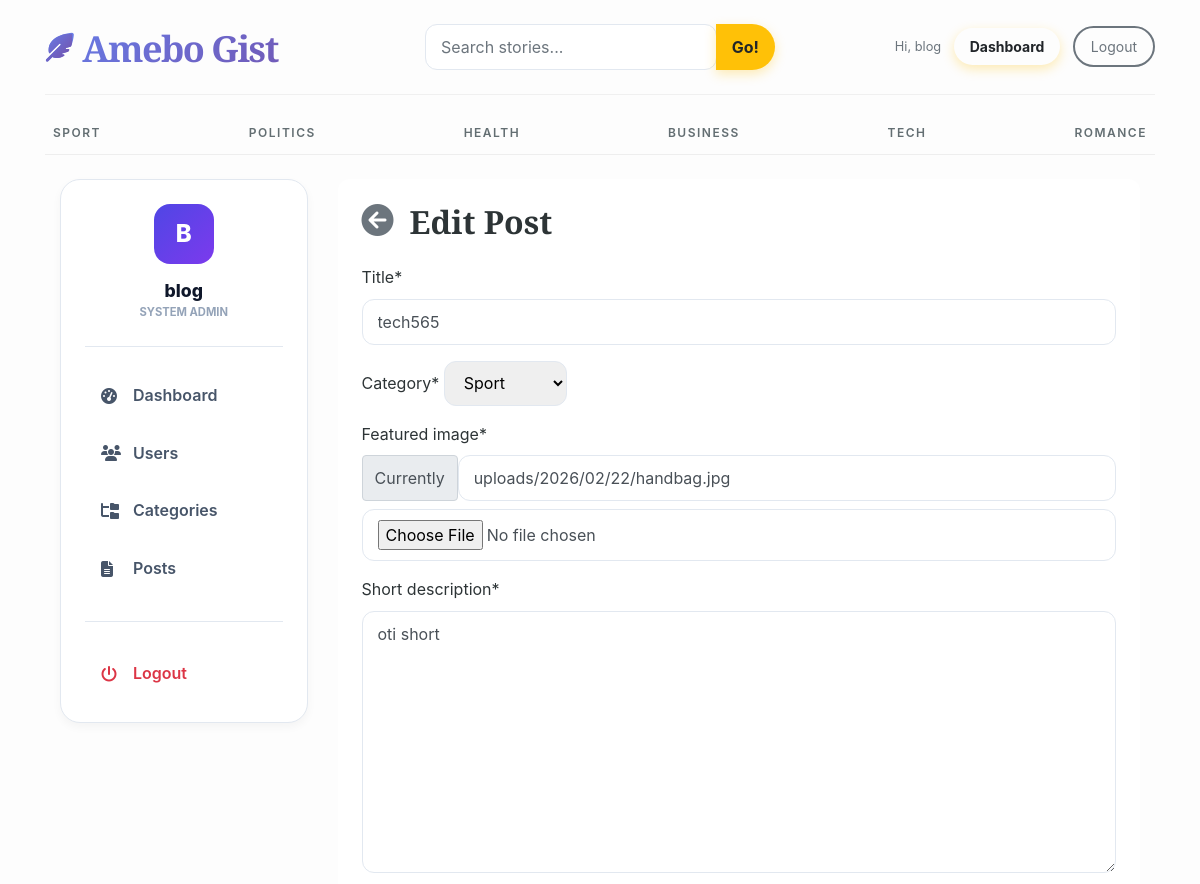
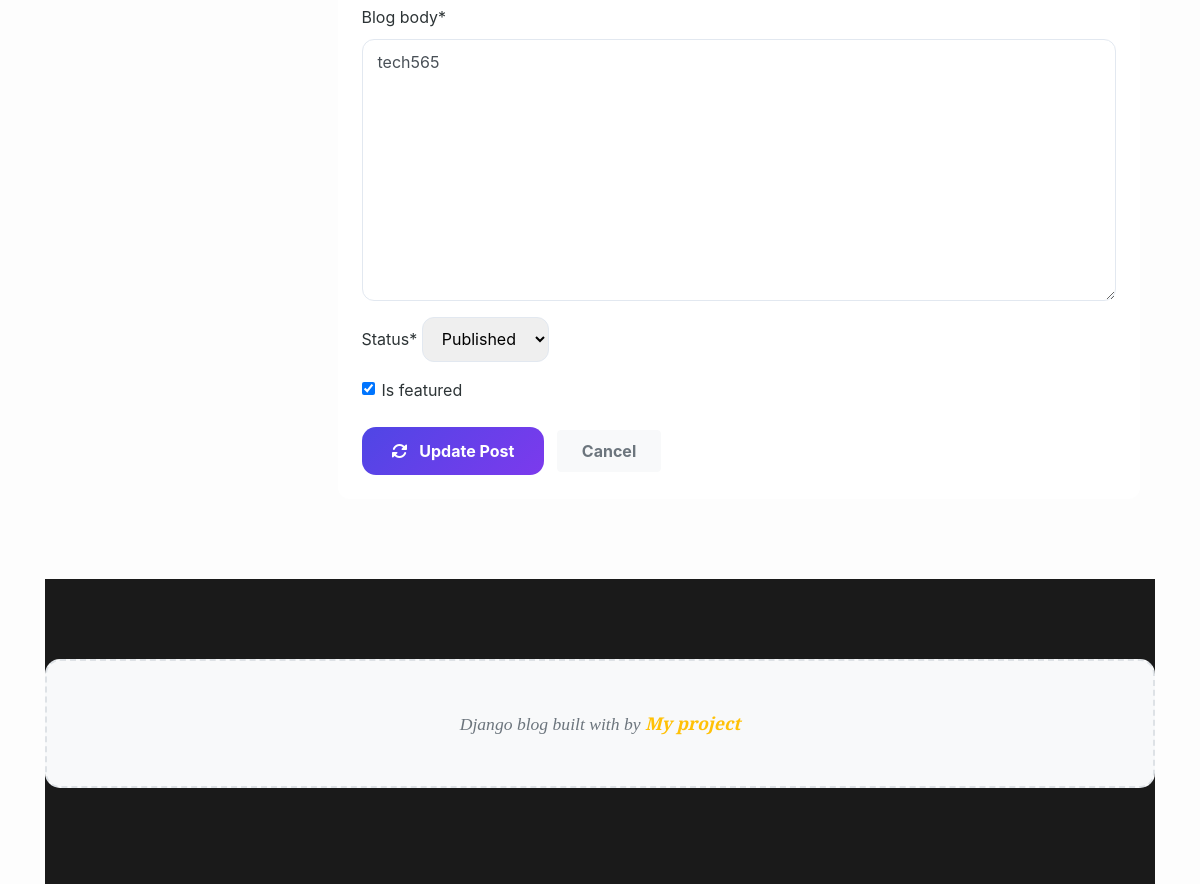
Page /dashboard/posts/edit/1/ (signed in) on the committed database (2 pictures, top to bottom).
### blogs/models.py (models this page shows, shortened)
class Category(models.Model):
    category_name = models.CharField(max_length=50, unique=True)
    created_at = models.DateTimeField(auto_now_add=True)
    updated_at = models.DateTimeField(auto_now=True)
    class Meta:
        verbose_name_plural = 'Categories'
    def __str__(self):
        return self.category_name

class Blog(models.Model):
    title = models.CharField(max_length=100)
    slug = models.SlugField(max_length=100, unique=True, null=True, blank=True)
    category = models.ForeignKey(Category, on_delete=models.CASCADE)
    author = models.ForeignKey('auth.User', on_delete=models.CASCADE)
    featured_image = models.ImageField(upload_to='uploads/%Y/%m/%d/')
    short_description = models.TextField(max_length=100)
    blog_body = models.TextField()
    status = models.CharField(max_length=20, choices=STATUS_CHOICES, default='Draft')
    is_featured = models.BooleanField(default=False)
    created_at = models.DateTimeField(auto_now_add=True)
    updated_at = models.DateTimeField(auto_now=True)

### dashboards/views.py (the view, shortened to what this page needs)
# urls.py: path('posts/edit/<int:id>/', views.edit_post, name='edit_post'),
@login_required(login_url='login')
def edit_post(request, id):
    post = get_object_or_404(Blog, id=id)
    form = BlogForm(instance=post)
    context = {
        'form': form,
        'post': post,
    }
    return render(request, 'dashboards/edit_post.html', context)

### dashboards/forms.py
class BlogForm(forms.ModelForm):
    class Meta:
        model = Blog
        fields = ('title', 'category', 'featured_image', 'short_description', 'blog_body', 'status', 'is_featured')

### blogs/context_processors.py (called while the page is built)
def get_categories(request):
    categories = Category.objects.all()
    return dict(categories=categories)

def get_social_links(request):
    social_links = SocialLink.objects.all()
    return dict(social_links=social_links)

def get_about(request):
    about = About.objects.all().first()
    return dict(about=about)

### templates/dashboards/edit_post.html (shortened to what this page needs)
{% extends 'base.html' %} {% load crispy_forms_tags %} {% block content %}
<div class="container-fluid mt-4">
  <div class="row">
    <div class="col-lg-3">{% include 'dashboards/sidebar.html' %}</div>
    <div class="col-lg-9">
      <div class="card shadow-sm border-0 rounded-4">
        <div class="card-body p-4">
          <div class="d-flex align-items-center mb-4">
            <a href="{% url 'posts' %}" class="text-muted mr-3" title="Back">
              <i class="fa-solid fa-circle-arrow-left fa-2x"></i>
            </a>
            <h2 class="font-weight-bold mb-0">Edit Post</h2>
          </div>
          <form
            action="{% url 'edit_post' post.id %}"
            method="POST"
            enctype="multipart/form-data"
          >
            {{ form | crispy }}
            <div class="mt-4">
              <button type="submit" class="btn btn-submit">
                <i class="fa-solid fa-rotate mr-2"></i> Update Post
              </button>
              <a
                href="{% url 'posts' %}"
                class="btn btn-light ml-2 p-2 px-4 rounded-lg font-weight-bold text-muted"
                >Cancel</a
              >
            </div>
          </form>
        </div>
      </div>
    </div>
  </div>
</div>
{% endblock %}

### templates/base.html (shortened to what this page needs)
 {% load static %}
<!DOCTYPE html>
<html lang="en">
<head>
    <link href="https://getbootstrap.com/docs/4.0/dist/css/bootstrap.min.css" rel="stylesheet">
    <link rel="stylesheet" href="https://cdnjs.cloudflare.com/ajax/libs/font-awesome/6.4.0/css/all.min.css">
    <link href="{% static 'css/blog.css' %}" rel="stylesheet">
  </head>
<body>
    <div class="container">
      <header class="blog-header py-3">
        <div class="row flex-nowrap justify-content-between align-items-center">
          <div class="col-6 col-md-4 pt-1">
            <a class="blog-header-logo" href="/">
                <i class="fa-solid fa-feather-pointed logo-icon"></i>
                <span class="d-inline-block">Amebo Gist</span>
            </a>
          </div>
          <div class="col-md-4 d-none d-md-block" style="text-align: center;">
            <form action="{% url 'search' %}" method="get">
              <div class="input-group">
                <input class="form-control search-form-control" type="text" name="keyword" value="{{ keyword }}" placeholder="Search stories..." aria-label="Search" />
                <div class="input-group-append">
                  <button type="submit" class="btn btn-warning rounded-pill px-3 ml-n5" style="z-index: 5;">Go!</button>
                </div>
              </div>
            </form>
          </div>
          <div class="col-6 col-md-4 d-flex justify-content-end align-items-center">
            <div class="header-auth-buttons">
                {% if user.is_authenticated %}
                    <span class="text-muted small mr-2 d-none d-lg-inline">Hi, {{ user.username }}</span>
                    <a class="btn btn-sm btn-warning rounded-pill px-3 mr-2" href="{% url 'dashboard' %}" style="background: var(--primary-gradient); border: none; font-weight: 700;">Dashboard</a>
                    <a class="btn btn-sm btn-outline-secondary rounded-pill px-3" href="{% url 'logout' %}">Logout</a>
                {% else %}
                    <a class="btn btn-sm btn-warning rounded-pill px-3 mr-2" href="{% url 'login' %}" style="background: var(--primary-gradient); border: none; font-weight: 700;">Login</a>
                    <a class="btn btn-sm btn-outline-secondary rounded-pill px-3" href="{% url 'register' %}">Sign Up</a>
                {% endif %}
            </div>
          </div>
        </div>
      </header>
      <div class="nav-scroller py-1 mb-2">
        <nav class="nav d-flex justify-content-between">
          {% for category in categories %}
          <a class="p-2 text-muted" href="{% url 'post_by_category' category.id %}">{{ category.category_name }}</a>
          {% endfor %}
        </nav>
      </div>
 {% block content %}
 {% endblock %}
 <footer class="blog-footer">
  <p>Django blog built with  by <a href="#">My project</a></p>
</footer>
</body>
</html>

### templates/dashboards/sidebar.html (shortened to what this page needs)
<div class="sidebar-professional">
  <div class="sidebar-header-pro">
    <div class="sidebar-avatar">{{ user.username|slice:":1"|upper }}</div>
    <h5 class="sidebar-username">{{ user.username }}</h5>
    <p class="sidebar-subtitle mb-0">System Admin</p>
  </div>
  <nav class="sidebar-nav-pro">
    <a
      href="{% url 'dashboard' %}"
      class="nav-link-pro {% if request.resolver_match.url_name == 'dashboard' %}active{% endif %}"
    >
      <i class="fa-solid fa-gauge-high"></i>
      Dashboard
    </a>
    {% if perms.auth.view_user %}
    <a
      href="{% url 'users' %}"
      class="nav-link-pro {% if request.resolver_match.url_name == 'users' %}active{% endif %}"
    >
      <i class="fa-solid fa-users"></i>
      Users
    </a>
    {% endif %}
    <a
      href="{% url 'category' %}"
      class="nav-link-pro {% if request.resolver_match.url_name == 'category' %}active{% endif %}"
    >
      <i class="fa-solid fa-folder-tree"></i>
      Categories
    </a>
    <a
      href="{% url 'posts' %}"
      class="nav-link-pro {% if request.resolver_match.url_name == 'posts' %}active{% endif %}"
    >
      <i class="fa-solid fa-file-lines"></i>
      Posts
    </a>
    <div class="sidebar-divider"></div>
    <a href="{% url 'logout' %}" class="nav-link-pro text-danger">
      <i class="fa-solid fa-power-off"></i>
      Logout
    </a>
  </nav>
</div>

### blog_main/static/css/blog.css (style rules this page uses)
body { background-color: #fdfdfd; color: #2d3436; font-family: -apple-system, BlinkMacSystemFont, "Segoe UI", Roboto, "Helvetica Neue", Arial, sans-serif; line-height: 1.6; overflow-x: hidden; }
h1, h2, h3, h4, .blog-header-logo { font-family: 'Playfair Display', serif; font-weight: 900 !important; }
a { transition: all 0.3s ease; color: inherit; }
.blog-header { border-bottom: 1px solid rgba(0,0,0,0.05); margin-bottom: 1rem; }
.blog-header-logo { font-size: 2.5rem; letter-spacing: -1.5px; text-decoration: none !important; color: #212529 !important; }
.nav-scroller { border-bottom: 1px solid #eee; margin-bottom: 2.5rem; }
.nav-scroller .nav { display: flex; justify-content: space-between; }
.nav-scroller a { font-weight: 600; text-transform: uppercase; font-size: 0.75rem; letter-spacing: 1.5px; color: #636e72 !important; padding: 1rem 0; }
.card { border-radius: 12px; transition: transform 0.3s ease; }
.btn-warning { border-radius: 50px; padding: 0.5rem 1.5rem; font-weight: 700; background-color: #ffc107; border: none; box-shadow: 0 4px 12px rgba(255, 193, 7, 0.3); }
.btn-outline-secondary { border-radius: 50px; padding: 0.5rem 1.5rem; border-width: 2px; }
.empty-msg, p:only-child:not(.lead) { padding: 3rem; background: #f8f9fa; border: 2px dashed #dee2e6; color: #6c757d; text-align: center; border-radius: 15px; font-size: 1.1rem; font-family: 'Playfair Display', serif; font-style: italic; }
.blog-footer { padding: 5rem 0; margin-top: 5rem; background-color: #1a1a1a; color: #95a5a6; text-align: center; }
.blog-footer a { color: #ffc107; font-weight: 700; }

### templates/base.html (style rules this page uses)
.blog-header-logo { font-family: 'Playfair Display', serif; font-size: 2.25rem; font-weight: 900; text-decoration: none !important; background: linear-gradient(135deg, #667eea 0%, #764ba2 100%); -webkit-background-clip: text; background-clip: text; -webkit-text-fill-color: transparent; display: flex; align-items: center; gap: 10px; }
.logo-icon { font-size: 1.8rem; background: linear-gradient(135deg, #667eea 0%, #764ba2 100%); -webkit-background-clip: text; background-clip: text; -webkit-text-fill-color: transparent; }
.search-form-control { border-radius: 50px; border: 2px solid #eee; transition: all 0.3s; }

### templates/dashboards/sidebar.html (style rules this page uses)
:root { --side-primary: #4f46e5; --side-bg: #ffffff; --side-border: #e2e8f0; --side-text: #475569; --side-active-bg: #eef2ff; --side-active-text: #4f46e5; }
.sidebar-professional { background: var(--side-bg); border: 1px solid var(--side-border); border-radius: 20px; padding: 1.5rem; box-shadow: 0 4px 10px rgba(0, 0, 0, 0.04); height: fit-content; position: sticky; top: 2rem; }
.sidebar-header-pro { text-align: center; padding-bottom: 1.5rem; margin-bottom: 1.5rem; border-bottom: 1px solid var(--side-border); }
.sidebar-avatar { width: 60px; height: 60px; background: linear-gradient(135deg, #4f46e5, #7c3aed); border-radius: 16px; display: flex; align-items: center; justify-content: center; margin: 0 auto 1rem; color: white; font-size: 1.5rem; font-weight: 800; }
.sidebar-username { font-weight: 800; color: #0f172a; font-size: 1.1rem; margin-bottom: 0.2rem; }
.sidebar-subtitle { font-size: 0.7rem; font-weight: 700; text-transform: uppercase; color: #94a3b8; }
.sidebar-nav-pro { display: flex; flex-direction: column; gap: 0.5rem; }
.nav-link-pro { display: flex; align-items: center; gap: 12px; padding: 12px 16px; border-radius: 12px; color: var(--side-text); font-weight: 600; text-decoration: none; transition: 0.2s ease; }
.nav-link-pro i { width: 20px; }
.sidebar-divider { border-top: 1px solid var(--side-border); margin: 1.2rem 0; }

### templates/dashboards/edit_post.html (style rules this page uses)
.form-control, .select, .textarea { border-radius: 12px !important; padding: 10px 15px !important; border: 1px solid #e2e8f0 !important; }
select.form-control, select.select { height: 45px !important; padding: 10px 15px !important; }
.btn-submit { background: linear-gradient(135deg, #4f46e5 0%, #7c3aed 100%); color: white; border: none; padding: 12px 30px; border-radius: 14px; font-weight: 700; transition: all 0.3s; }

### rows in the picture
Category: category_name "SPORT"
Category: category_name "POLITICS"
Category: category_name "HEALTH"
Category: category_name "BUSINESS"
Category: category_name "TECH"
Category: category_name "ROMANCE"
Blog: title "tech565", category "Sport", short_description "oti short", blog_body "tech565", status "Published", is_featured "☑"

### other values in the picture
{{ user.username }} "blog"
{{ user.username|slice:":1"|upper }} "B"
